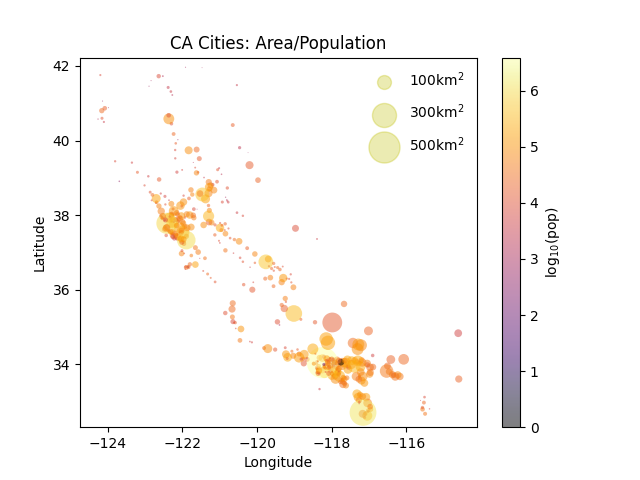

Here is the Python script that generated this plot:
import pandas as pd
import numpy as np
from matplotlib import pyplot as plt

# load CSV file into dataframe
cities = pd.read_csv('california_cities.csv')
print(cities.info())

# extract the data we're going to plot
lat = cities['latd'] # x vals
lon = cities['longd'] # y vals
pop = cities['population_total']
area = cities['area_total_sq_mi']

# scatterplot
plt.scatter(lon, lat, label=None, c=np.log10(pop), cmap='inferno', s=area, linewidth=0, alpha=0.5)

# customize and save
plt.axis('equal')
plt.ylabel('Latitude')
plt.xlabel('Longitude')
plt.colorbar(label='log$_{10}$(pop)')
plt.title('CA Cities: Area/Population')

# customize legend to show city's area
# plot empty lists with desired size and label
for area in [100, 300, 500]: 
    plt.scatter([],[], c='y', alpha=0.9, s=area, label=str(area) + 'km$^2$')
plt.legend(scatterpoints=1, frameon=False, labelspacing=1)

plt.savefig('cities.png')